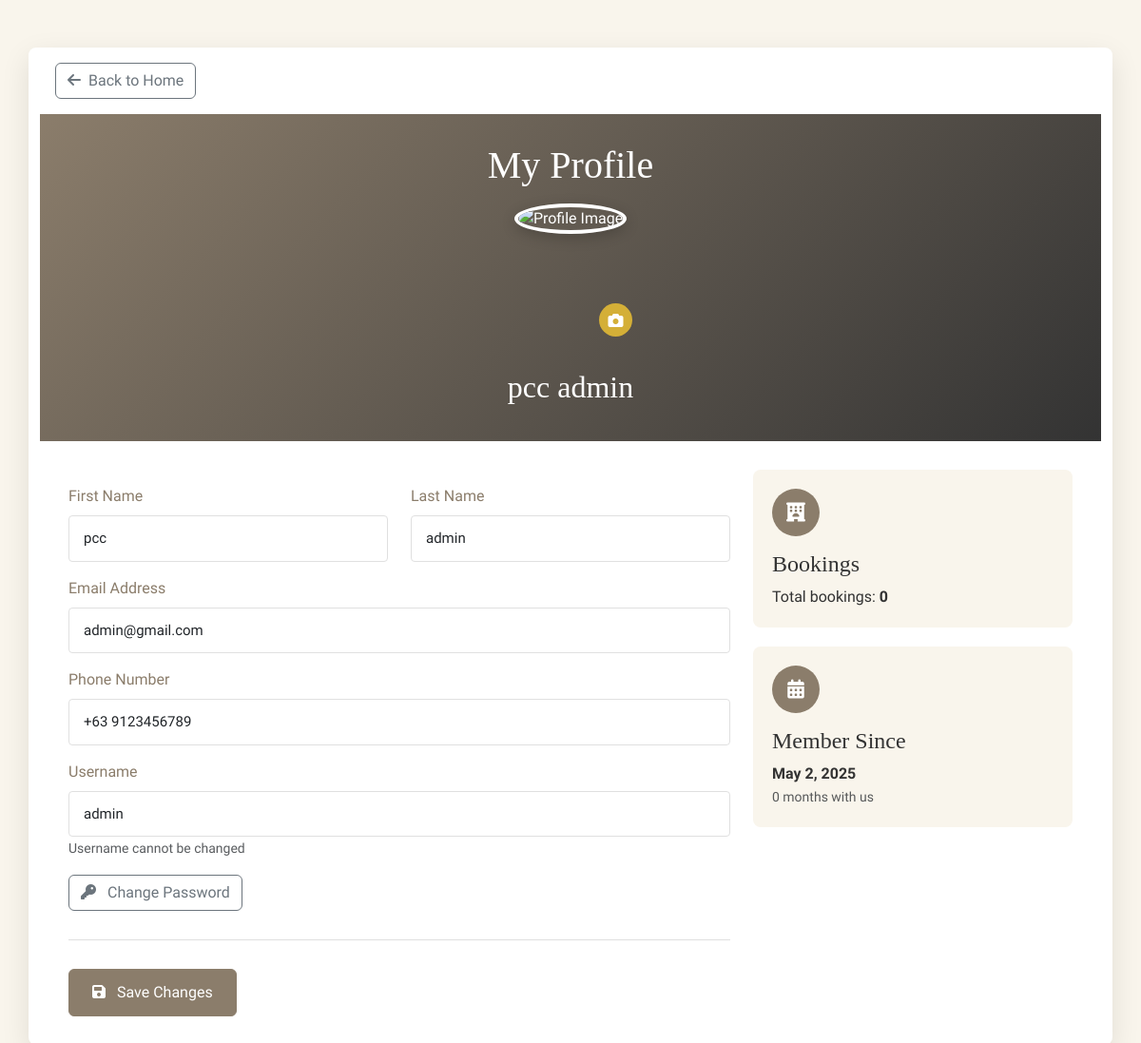
Screenshot of /landing_page/pages/profile.php (signed in) with the database file from the repository.
### tables this page shows
CREATE TABLE IF NOT EXISTS `users` (
  `user_id` int NOT NULL AUTO_INCREMENT,
  `username` varchar(50) NOT NULL,
  `email` varchar(100) NOT NULL,
  `password` varchar(255) NOT NULL,
  `first_name` varchar(50) NOT NULL,
  `last_name` varchar(50) NOT NULL,
  `phone_number` varchar(20) DEFAULT NULL,
  `user_type` enum('admin','customer') NOT NULL DEFAULT 'customer',
  `profile_image` varchar(255) DEFAULT NULL,
  `created_at` timestamp NULL DEFAULT CURRENT_TIMESTAMP,
  `updated_at` timestamp NULL DEFAULT CURRENT_TIMESTAMP ON UPDATE CURRENT_TIMESTAMP,
  `last_login` timestamp NULL DEFAULT NULL,
  PRIMARY KEY (`user_id`),
  UNIQUE KEY `email` (`email`)
);

### landing_page/pages/profile.php (the view, shortened to what this page needs)
<?php
require_once '../../config/db.php';
$userId = $_SESSION['user_id'];
$query = "SELECT * FROM users WHERE user_id = $userId";
$result = $conn->query($query);
if ($result->num_rows > 0) {
    $user = $result->fetch_assoc();
} else {
    die("User not found");
}
?>
<!DOCTYPE html>
<html lang="en">
<head>
    <link href="https://cdn.jsdelivr.net/npm/bootstrap@5.3.0-alpha1/dist/css/bootstrap.min.css" rel="stylesheet">
    <link rel="stylesheet" href="https://cdnjs.cloudflare.com/ajax/libs/font-awesome/6.0.0/css/all.min.css">
    <link rel="stylesheet" href="../css/profile.css">
</head>
<body>
    <div class="container profile-container">
        <div class="text-start p-3">
            <a href="../index.php" class="btn btn-outline-secondary">
                <i class="fas fa-arrow-left me-2"></i>Back to Home
            </a>
        </div>
        <div class="profile-header text-center">
            <h1 class="mb-3">My Profile</h1>
            <div class="profile-image-container">
                <img src="<?php echo isset($user['profile_image']) && !empty($user['profile_image']) ? '../../public/' . $user['profile_image'] : '../../publoads/profile_images/default-profile.jpg'; ?>"
                    class="profile-image" id="profile_image_preview" alt="Profile Image">
                <label for="profile_image_input" class="image-upload-btn">
                    <i class="fas fa-camera"></i>
                </label>
            </div>
            <h2 class="mt-4"><?php echo $user['first_name'] . ' ' . $user['last_name']; ?></h2>
        </div>
        <div class="profile-info">
            <div class="row">
                <div class="col-md-8">
                    <form method="POST" action="" enctype="multipart/form-data">
                        <div class="row mb-3">
                            <div class="col-md-6">
                                <label for="first_name" class="form-label">First Name</label>
                                <input type="text" class="form-control" id="first_name" name="first_name" value="<?php echo $user['first_name']; ?>" required>
                            </div>
                            <div class="col-md-6">
                                <label for="last_name" class="form-label">Last Name</label>
                                <input type="text" class="form-control" id="last_name" name="last_name" value="<?php echo $user['last_name']; ?>" required>
                            </div>
                        </div>
                        <div class="mb-3">
                            <label for="email" class="form-label">Email Address</label>
                            <input type="email" class="form-control" id="email" name="email" value="<?php echo $user['email']; ?>" required>
                        </div>
                        <div class="mb-3">
                            <label for="phone_number" class="form-label">Phone Number</label>
                            <input type="text" class="form-control" id="phone_number" name="phone_number" value="<?php echo $user['phone_number']; ?>">
                        </div>
                        <div class="mb-3">
                            <label for="username" class="form-label">Username</label>
                            <input type="text" class="form-control" id="username" value="<?php echo $user['username']; ?>" readonly>
                            <small class="text-muted">Username cannot be changed</small>
                        </div>
                        <div class="mb-3">
                            <button type="button" class="btn btn-outline-secondary" data-bs-toggle="modal" data-bs-target="#updatePasswordModal">
                                <i class="fas fa-key me-2"></i> Change Password
                            </button>
                        </div>
                        <div class="divider"></div>
                        <button type="submit" name="update_profile" class="btn btn-primary">
                            <i class="fas fa-save me-2"></i> Save Changes
                        </button>
                    </form>
                </div>
                <div class="col-md-4">
                    <div class="stats-card">
                        <div class="stats-icon">
                            <i class="fas fa-hotel"></i>
                        </div>
                        <h4>Bookings</h4>
                        <p class="mb-0">Total bookings: <strong>
                                <?php
                                $bookingQuery = "SELECT COUNT(*) as total FROM bookings WHERE user_id = $userId";
                                $bookingResult = $conn->query($bookingQuery);
                                $bookingCount = $bookingResult->fetch_assoc()['total'];
                                echo $bookingCount;
                                ?>
                            </strong></p>
                    </div>
                    <div class="stats-card">
                        <div class="stats-icon">
                            <i class="fas fa-calendar-alt"></i>
                        </div>
                        <h4>Member Since</h4>
                        <p class="mb-0">
                            <strong>
                                <?php echo date('F j, Y', strtotime($user['created_at'])); ?>
                            </strong>
                        </p>
                        <small class="text-muted">
                            <?php
                            $created = new DateTime($user['created_at']);
                            $now = new DateTime();
                            $diff = $created->diff($now);
                            echo $diff->y > 0 ? $diff->y . ' years' : $diff->m . ' months';
                            ?> with us
                        </small>
                    </div>
                </div>
            </div>
        </div>
    </div>
</body>
</html>

### landing_page/css/profile.css (style rules this page uses)
:root { --primary-color: #8b7d6b; --secondary-color: #d4c19c; --dark-color: #333333; --light-color: #f9f5ec; --gold-color: #d4af37; }
body { font-family: 'Raleway', sans-serif; background-color: var(--light-color); color: var(--dark-color); }
h1, h2, h3, h4, h5 { font-family: 'Playfair Display', serif; }
.profile-container { background-color: white; box-shadow: 0 10px 30px rgba(0, 0, 0, 0.1); border-radius: 8px; overflow: hidden; margin-top: 50px; margin-bottom: 50px; }
.profile-header { background: linear-gradient(135deg, var(--primary-color), var(--dark-color)); color: white; padding: 30px; position: relative; }
.profile-image-container { position: relative; width: 150px; height: 150px; margin: 0 auto; }
.profile-image { width: 150px; height: 150px; object-fit: cover; border-radius: 50%; border: 4px solid white; box-shadow: 0 4px 15px rgba(0, 0, 0, 0.2); }
.image-upload-btn { position: absolute; bottom: 10px; right: 10px; background-color: var(--gold-color); color: white; border-radius: 50%; width: 35px; height: 35px; display: flex; align-items: center; justify-content: center; cursor: pointer; transition: all 0.3s; }
.profile-info { padding: 30px; }
.form-label { font-weight: 500; color: var(--primary-color); }
.form-control { border: 1px solid #e0e0e0; border-radius: 4px; padding: 12px 15px; height: auto; font-size: 15px; }
.divider { height: 1px; background-color: #e0e0e0; margin: 30px 0; }
.btn-primary { background-color: var(--primary-color); border-color: var(--primary-color); padding: 12px 24px; font-weight: 500; transition: all 0.3s; }
.stats-card { background-color: var(--light-color); border-radius: 8px; padding: 20px; margin-bottom: 20px; transition: all 0.3s; }
.stats-icon { width: 50px; height: 50px; background-color: var(--primary-color); color: white; border-radius: 50%; display: flex; align-items: center; justify-content: center; font-size: 20px; margin-bottom: 15px; }

### rows the page displays
users: first_name "pcc", last_name "admin", email "admin@gmail.com", phone_number "+63 9123456789", username "admin", created_at "May 2, 2025", created_at "0"

### other values shown
$bookingCount "0"
